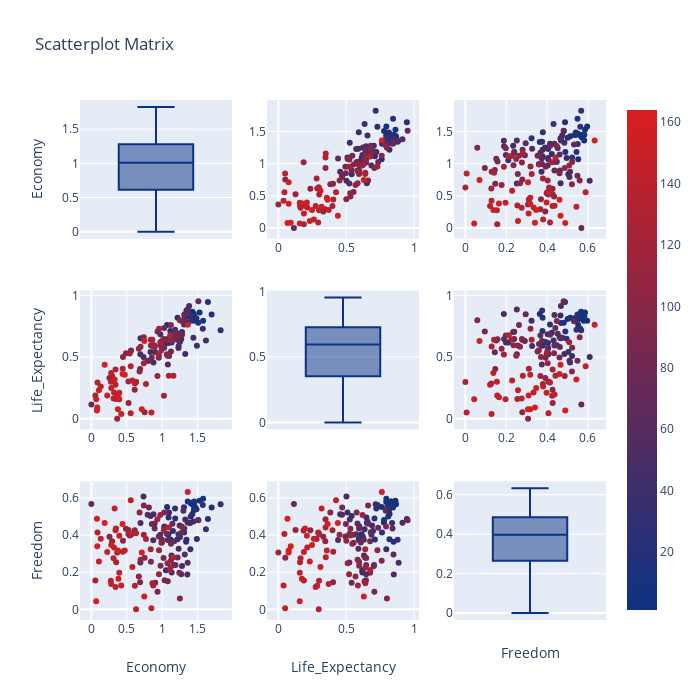

Here is the notebook cell this chart was saved with:
### Markdown cell above
# Scatterplot Matrix of Economy, Life Expectancy and Freedom

### Code cell
data = data2016.loc[:, ['Economy', 'Life_Expectancy', 'Freedom']]
data['index'] = np.arange(1, len(data) + 1)

fig = ff.create_scatterplotmatrix(data, diag='box', index='index', colormap='Portland', 
                                  colormap_type='cat', height=700,width=700)
iplot(fig)

### Figure 1 — Plotly figure (JSON) as saved in the notebook; plotly's stock layout.template omitted (floating-point values rounded to 4 significant figures; data arrays with more than 128 entries replaced by an {"elided": "..."} marker saying what was removed)
{"data": [{"marker": {"color": "rgb(12, 51, 131)"}, "showlegend": false, "type": "box", "xaxis": "x", "y": {"elided": "164 float values"}, "yaxis": "y"}, {"marker": {"color": {"elided": "164 int values"}, "colorscale": [[0, "rgb(12, 51, 131)"], [1, "rgb(217, 30, 30)"]], "showscale": true, "size": 6}, "mode": "markers", "showlegend": false, "type": "scatter", "x": {"elided": "164 float values"}, "xaxis": "x2", "y": {"elided": "164 float values"}, "yaxis": "y2"}, {"marker": {"color": {"elided": "164 int values"}, "colorscale": [[0, "rgb(12, 51, 131)"], [1, "rgb(217, 30, 30)"]], "showscale": false, "size": 6}, "mode": "markers", "showlegend": false, "type": "scatter", "x": {"elided": "164 float values"}, "xaxis": "x3", "y": {"elided": "164 float values"}, "yaxis": "y3"}, {"marker": {"color": {"elided": "164 int values"}, "colorscale": [[0, "rgb(12, 51, 131)"], [1, "rgb(217, 30, 30)"]], "showscale": false, "size": 6}, "mode": "markers", "showlegend": false, "type": "scatter", "x": {"elided": "164 float values"}, "xaxis": "x4", "y": {"elided": "164 float values"}, "yaxis": "y4"}, {"marker": {"color": "rgb(12, 51, 131)"}, "showlegend": false, "type": "box", "xaxis": "x5", "y": {"elided": "164 float values"}, "yaxis": "y5"}, {"marker": {"color": {"elided": "164 int values"}, "colorscale": [[0, "rgb(12, 51, 131)"], [1, "rgb(217, 30, 30)"]], "showscale": false, "size": 6}, "mode": "markers", "showlegend": false, "type": "scatter", "x": {"elided": "164 float values"}, "xaxis": "x6", "y": {"elided": "164 float values"}, "yaxis": "y6"}, {"marker": {"color": {"elided": "164 int values"}, "colorscale": [[0, "rgb(12, 51, 131)"], [1, "rgb(217, 30, 30)"]], "showscale": false, "size": 6}, "mode": "markers", "showlegend": false, "type": "scatter", "x": {"elided": "164 float values"}, "xaxis": "x7", "y": {"elided": "164 float values"}, "yaxis": "y7"}, {"marker": {"color": {"elided": "164 int values"}, "colorscale": [[0, "rgb(12, 51, 131)"], [1, "rgb(217, 30, 30)"]], "showscale": false, "size": 6}, "mode": "markers", "showlegend": false, "type": "scatter", "x": {"elided": "164 float values"}, "xaxis": "x8", "y": {"elided": "164 float values"}, "yaxis": "y8"}, {"marker": {"color": "rgb(12, 51, 131)"}, "showlegend": false, "type": "box", "xaxis": "x9", "y": {"elided": "164 float values"}, "yaxis": "y9"}], "layout": {"height": 700, "showlegend": true, "title": {"text": "Scatterplot Matrix"}, "width": 700, "xaxis": {"anchor": "y", "domain": [0, 0.2889], "showticklabels": false}, "xaxis2": {"anchor": "y2", "domain": [0.3556, 0.6444]}, "xaxis3": {"anchor": "y3", "domain": [0.7111, 1]}, "xaxis4": {"anchor": "y4", "domain": [0, 0.2889]}, "xaxis5": {"anchor": "y5", "domain": [0.3556, 0.6444], "showticklabels": false}, "xaxis6": {"anchor": "y6", "domain": [0.7111, 1]}, "xaxis7": {"anchor": "y7", "domain": [0, 0.2889], "title": {"text": "Economy"}}, "xaxis8": {"anchor": "y8", "domain": [0.3556, 0.6444], "title": {"text": "Life_Expectancy"}}, "xaxis9": {"anchor": "y9", "domain": [0.7111, 1], "showticklabels": false, "title": {"text": "Freedom"}}, "yaxis": {"anchor": "x", "domain": [0.7333, 1], "title": {"text": "Economy"}}, "yaxis2": {"anchor": "x2", "domain": [0.7333, 1]}, "yaxis3": {"anchor": "x3", "domain": [0.7333, 1]}, "yaxis4": {"anchor": "x4", "domain": [0.3667, 0.6333], "title": {"text": "Life_Expectancy"}}, "yaxis5": {"anchor": "x5", "domain": [0.3667, 0.6333]}, "yaxis6": {"anchor": "x6", "domain": [0.3667, 0.6333]}, "yaxis7": {"anchor": "x7", "domain": [0, 0.2667], "title": {"text": "Freedom"}}, "yaxis8": {"anchor": "x8", "domain": [0, 0.2667]}, "yaxis9": {"anchor": "x9", "domain": [0, 0.2667]}}}
